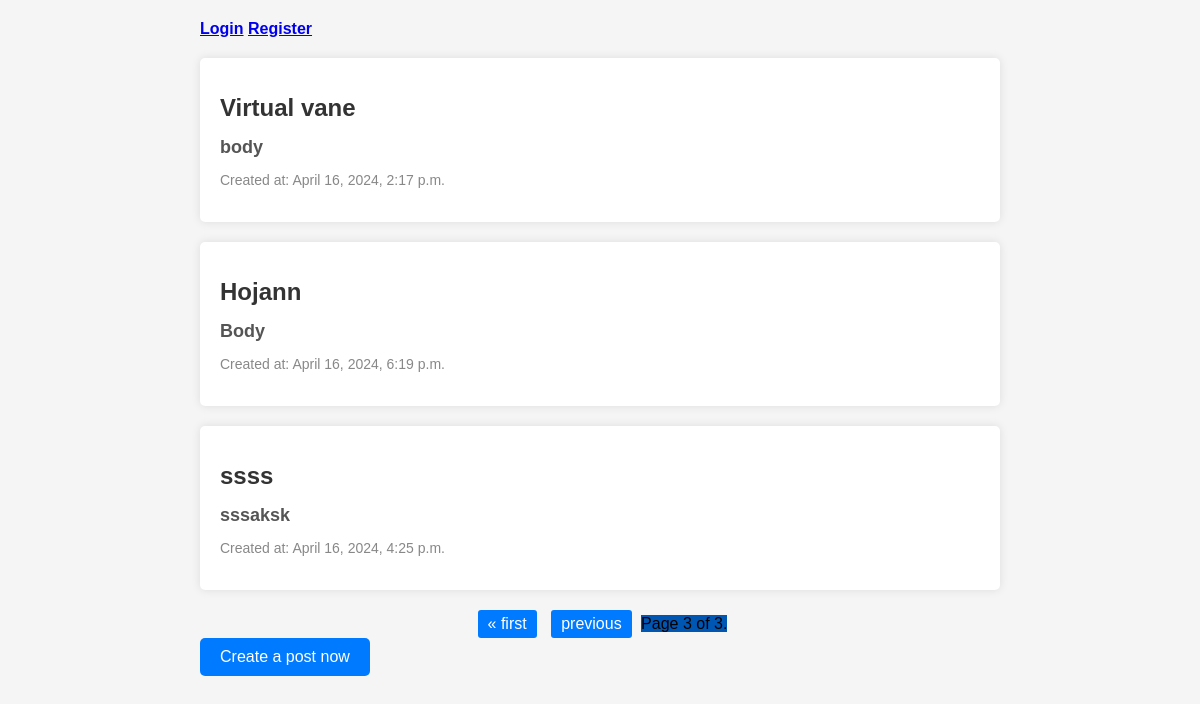
/home/?page=3, run on an earlier commit of the app's database.
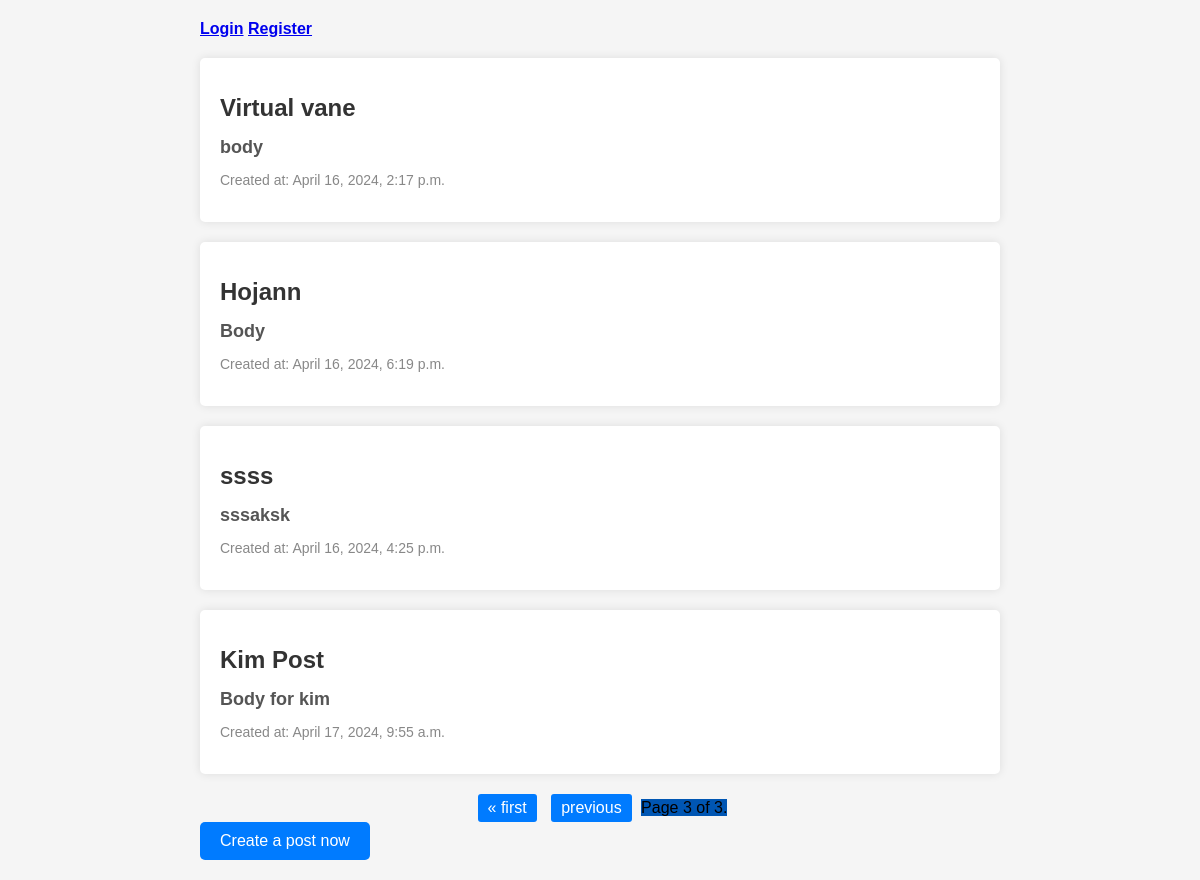
And on a later commit of the database.
### app/models.py (models this page shows, shortened)
class Post(models.Model):
    title = models.CharField(max_length=200)
    body = models.TextField()
    created_at = models.DateTimeField(default=datetime.now())

### app/views.py (the view)
# urls.py: path('home/', views.home, name='home'),
def home(request):
    posts = Post.objects.all()
    user = request.user
    paginator = Paginator(posts, 5)  # Paginate by 5 posts per page
    page_number = request.GET.get('page')
    page_obj = paginator.get_page(page_number)
    context = {'page_obj': page_obj, 'user': user}
    return render(request, 'home.html', context)

### templates/home.html (shortened to what this page needs)
<!DOCTYPE html>
<html lang="en">
<head>
</head>
<body>
    <div class="container">
        <div class="user-info">
            {% if user.is_authenticated %}
                <p>Welcome, <b>{{ user.username }}</b></p>
                <b><a href="{% url 'logout' %}">Logout</a></b>
            {% else %}
                <b><a href="{% url 'login' %}">Login</a></b>
                <b><a href="{% url 'register' %}">Register</a></b>
            {% endif %}
        </div>
        {% for post in page_obj %}
            <div class="post">
                <h1>{{ post.title }}</h1>
                <h2>{{ post.body }}</h2>
                <p>Created at: {{ post.created_at }}</p>
            </div>
        {% endfor %}
        <div class="pagination">
            <span class="step-links">
                {% if page_obj.has_previous %}
                    <a href="?page=1">&laquo; first</a>
                    <a href="?page={{ page_obj.previous_page_number }}">previous</a>
                {% endif %}
                <span class="current">
                    Page {{ page_obj.number }} of {{ page_obj.paginator.num_pages }}.
                </span>
            </span>
        </div>
        <a href="{% url 'create-post' %}" class="create-post-button">Create a post now</a>
    </div>
</body>
</html>

What changed in the data, as far as the page shows it:
added Post: title "Kim Post", body "Body for kim", created_at "April 17, 2024, 9:55 a.m."
